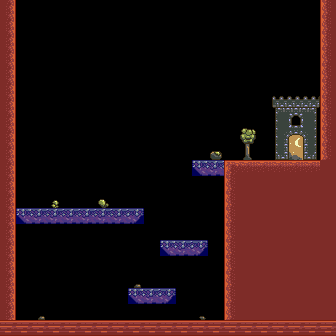

The image is a tile-based game level rendered from a .tmx file. Its description and source (layers, tilesets, objects; grid data summarised) follow:
An orthogonal 21x21 tile map with 16x16 px tiles, 2 tile layers (Level, Meta), 2 tilesets.

<map version="1.0" orientation="orthogonal" width="21" height="21" tilewidth="16" tileheight="16">
 <tileset firstgid="1" name="tileset" tilewidth="16" tileheight="16">
  <image source="tileset.png" width="96" height="208" />
 </tileset>
 <tileset firstgid="79" name="Meta" tilewidth="16" tileheight="16">
  <properties>
   <property name="isCollidable" value="false" />
  </properties>
  <image source="meta.png" width="128" height="32" />
  <tile id="0">
   <properties>
    <property name="isCollidable" value="true" />
   </properties>
  </tile>
  <tile id="1">
   <properties>
    <property name="isCollidable" value="false" />
   </properties>
  </tile>
 </tileset>
 <layer name="Level" width="21" height="21">
  <data>[441 cells, 157 non-empty, 28 distinct tile ids]</data>
 </layer>
 <layer name="Meta" width="21" height="21">
  <data>[441 cells, 137 non-empty, 2 distinct tile ids]</data>
 </layer>
</map>
